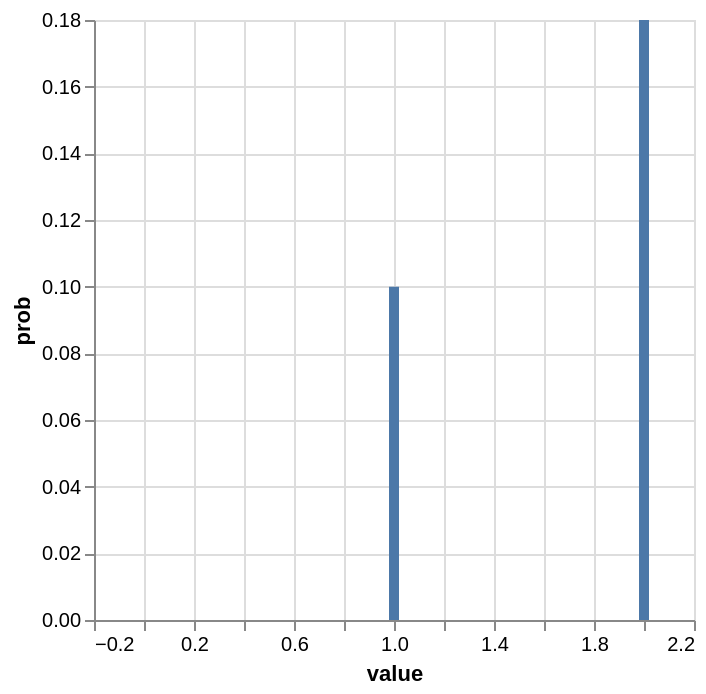

The Vega-Lite source for this figure:
### Vega-Lite specification from a JSON file in a GitHub repository (floating-point values rounded to 4 significant figures)
{"$schema": "https://vega.github.io/schema/vega-lite/v6.json", "description": "Negative Binomial distribution probabilities.", "data": {"values": [{"value": 0, "prob": 0.0}, {"value": 1, "prob": 0.1}, {"value": 2, "prob": 0.18}]}, "mark": {"type": "bar", "tooltip": true}, "encoding": {"x": {"field": "value", "type": "quantitative"}, "y": {"field": "prob", "type": "quantitative"}}, "width": "container", "height": "container"}
